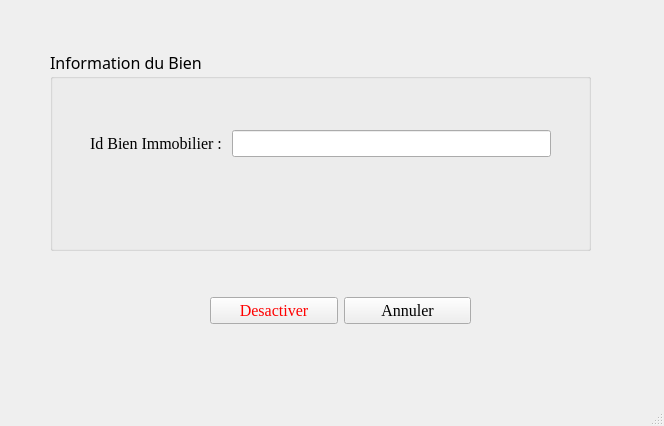
<?xml version="1.0" encoding="UTF-8"?>
<ui version="4.0">
 <class>WinAdminDesactiveBI</class>
 <widget class="QMainWindow" name="WinAdminDesactiveBI">
  <property name="geometry">
   <rect>
    <x>0</x>
    <y>0</y>
    <width>664</width>
    <height>426</height>
   </rect>
  </property>
  <property name="windowTitle">
   <string>MainWindow</string>
  </property>
  <widget class="QWidget" name="centralwidget">
   <widget class="QGroupBox" name="groupBox">
    <property name="geometry">
     <rect>
      <x>50</x>
      <y>50</y>
      <width>541</width>
      <height>201</height>
     </rect>
    </property>
    <property name="font">
     <font>
      <family>Algerian</family>
      <pointsize>12</pointsize>
     </font>
    </property>
    <property name="title">
     <string>Information du Bien</string>
    </property>
    <widget class="QWidget" name="formLayoutWidget">
     <property name="geometry">
      <rect>
       <x>40</x>
       <y>80</y>
       <width>461</width>
       <height>81</height>
      </rect>
     </property>
     <layout class="QFormLayout" name="formLayout">
      <item row="0" column="0">
       <widget class="QLabel" name="label">
        <property name="font">
         <font>
          <family>Times New Roman</family>
          <pointsize>12</pointsize>
         </font>
        </property>
        <property name="text">
         <string>Id Bien Immobilier : </string>
        </property>
       </widget>
      </item>
      <item row="0" column="1">
       <widget class="QLineEdit" name="lineEditAdresse">
        <property name="font">
         <font>
          <family>Times New Roman</family>
          <pointsize>12</pointsize>
         </font>
        </property>
       </widget>
      </item>
     </layout>
    </widget>
   </widget>
   <widget class="QWidget" name="gridLayoutWidget">
    <property name="geometry">
     <rect>
      <x>210</x>
      <y>280</y>
      <width>261</width>
      <height>61</height>
     </rect>
    </property>
    <layout class="QGridLayout" name="gridLayout">
     <item row="0" column="0">
      <widget class="QPushButton" name="pushButtonDesactiver">
       <property name="font">
        <font>
         <family>Times New Roman</family>
         <pointsize>12</pointsize>
        </font>
       </property>
       <property name="styleSheet">
        <string notr="true">color: red;</string>
       </property>
       <property name="text">
        <string>Desactiver</string>
       </property>
      </widget>
     </item>
     <item row="0" column="1">
      <widget class="QPushButton" name="pushButtonCancel">
       <property name="font">
        <font>
         <family>Times New Roman</family>
         <pointsize>12</pointsize>
        </font>
       </property>
       <property name="text">
        <string>Annuler</string>
       </property>
      </widget>
     </item>
    </layout>
   </widget>
  </widget>
  <widget class="QMenuBar" name="menubar">
   <property name="geometry">
    <rect>
     <x>0</x>
     <y>0</y>
     <width>664</width>
     <height>28</height>
    </rect>
   </property>
  </widget>
  <widget class="QStatusBar" name="statusbar"/>
 </widget>
 <resources/>
 <connections/>
</ui>
